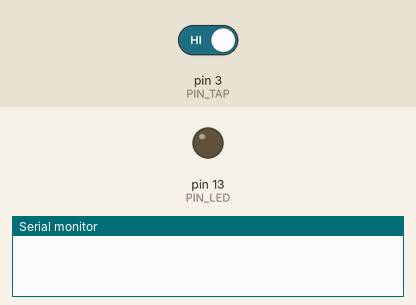
Bench run of a sketch on a simulated Arduino Uno, built with avr-gcc and run on an emulated ATmega328P. Parts: output pins drawn as LEDs (lit = HIGH), the last lines printed to the serial monitor. The test bench sets the inputs (shaded band); at power-on: pin 3 (PIN_TAP) HIGH.

Above: at 1.2 s.
1.3 s: pin 3 (PIN_TAP) driven LOW
At 1.6 s:
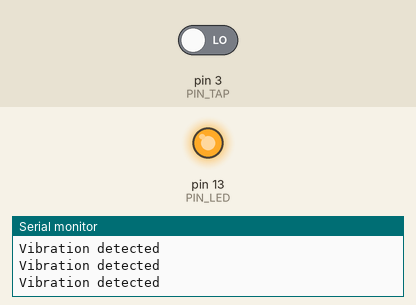
2.8 s: pin 3 (PIN_TAP) driven HIGH
At 3.2 s:
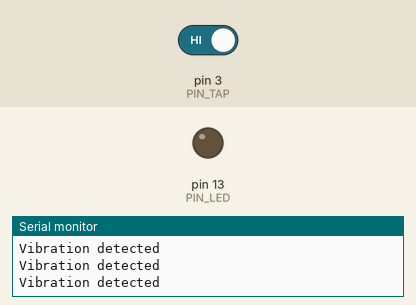
Timing chart, 0 to 5.8 s (numbered marks = the images above; inputs shaded):
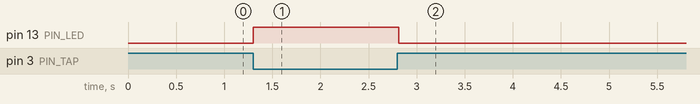

Measured:
- after the input at 1.3 s, pin 13 (PIN_LED): LOW → HIGH at once
- after the input at 2.8 s, pin 13 (PIN_LED): HIGH → LOW at once

The sketch:

main.ino
```cpp
/**
 * @file    main.ino
 * @author  Filippo Graziani
 * @date    14/03/2024
 * @brief   A sample code for the tap module sensor (KY031)
 * Connections:
 * Sensor       -----       Arduino Uno
 * -                        GND
 * [no label]               5V
 * S                        D3
 */

#include "Arduino.h"
#include <stdint.h>

#define     PIN_TAP                 (3)
#define     PIN_LED                 (LED_BUILTIN)

/**
 * @brief   Setup function.
 * @par     Description
 * Setting of the Arduino's pins and the serial port.
 * @return  Nothing.
 */
void
setup ()
{
    Serial.begin(9600);

    while (!Serial)
    {
        /* Do nothing */
    }

    pinMode(PIN_LED, OUTPUT);
    pinMode(PIN_TAP, INPUT);
}   /* setup() */

/**
 * @brief   Loop function.
 * @par     Description
 * Checking the presence of an obstacle.
 * @return  Nothing.
 */
void
loop ()
{
    if (LOW == digitalRead(PIN_TAP))
    {
        digitalWrite(PIN_LED, HIGH);
        Serial.println("Vibration detected");
    }
    else
    {
        digitalWrite(PIN_LED, LOW);
    }
}   /* loop() */


/*** End of file ***/
```
